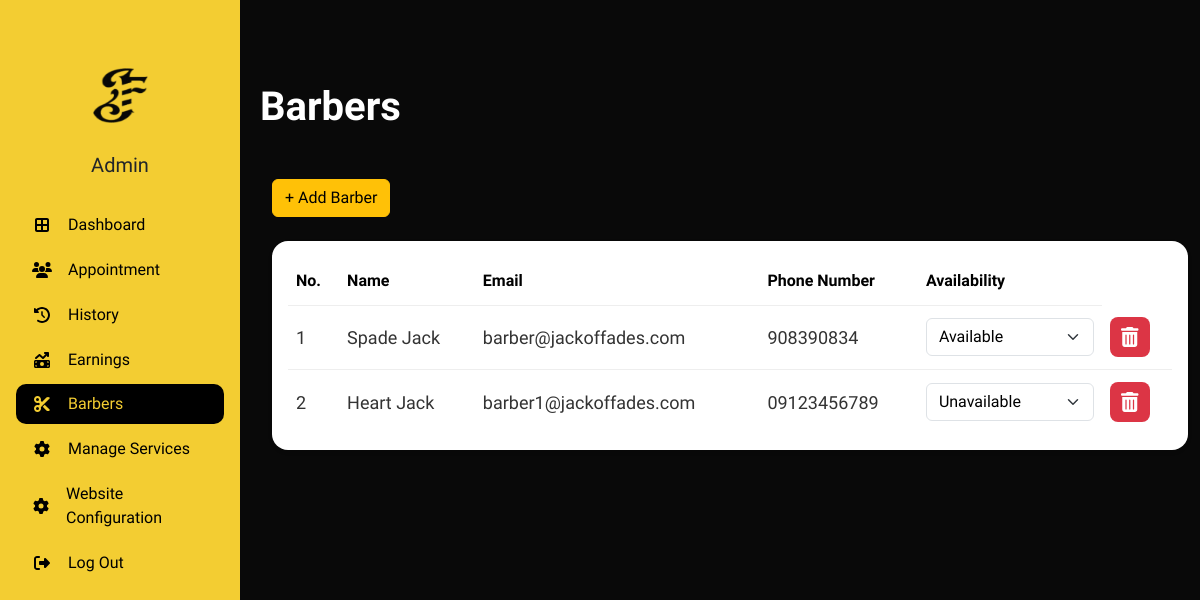
Page /admin/barbers.php (signed in) on the earlier database version.
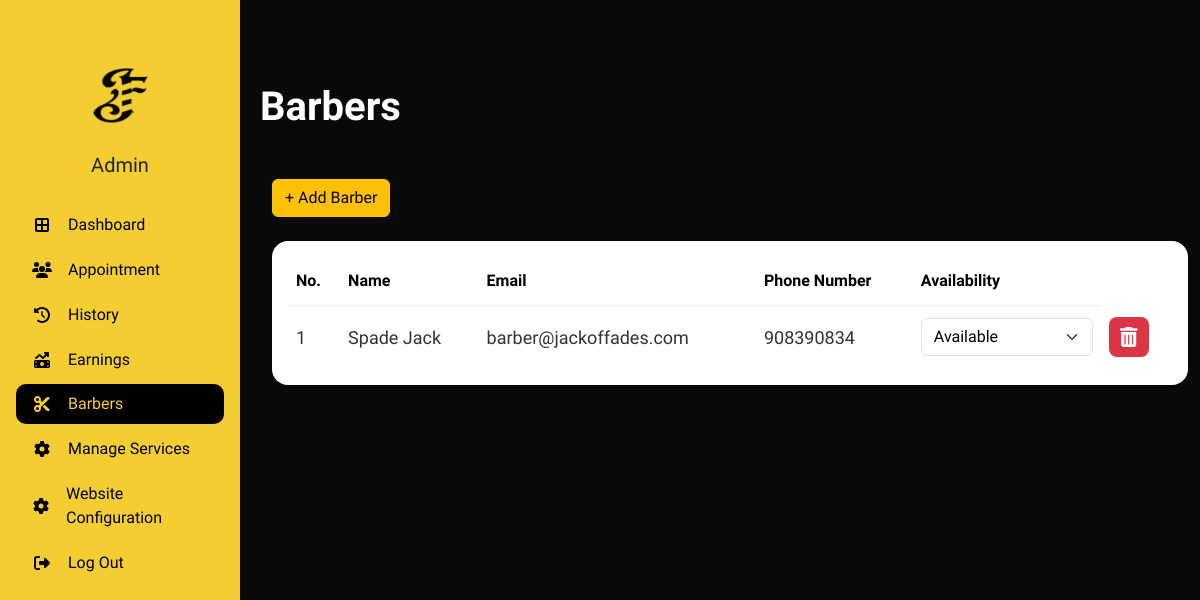
Same page on the later database version.
### tables this page shows
CREATE TABLE `barbers_tbl` (
  `barberID` int(11) NOT NULL,
  `barbappsID` int(11) DEFAULT NULL,
  `firstName` varchar(255) DEFAULT NULL,
  `middleName` varchar(255) DEFAULT NULL,
  `lastName` varchar(255) DEFAULT NULL,
  `email` varchar(255) DEFAULT NULL,
  `contactNum` varchar(255) DEFAULT NULL,
  `password` varchar(255) DEFAULT NULL,
  `availability` varchar(255) NOT NULL
);

### admin/barbers.php (the view, shortened to what the changed rows need)
<?php
include 'db_connect.php';
$sql = "SELECT * FROM barbers_tbl";
$result = $conn->query($sql);
?>
<!DOCTYPE html>
<html lang="en">
<head>
    <link href="https://cdn.jsdelivr.net/npm/bootstrap@5.3.2/dist/css/bootstrap.min.css" rel="stylesheet">
    <link rel="stylesheet" type="text/css" href="css/table.css">
    <link rel="stylesheet" href="https://cdnjs.cloudflare.com/ajax/libs/font-awesome/6.5.1/css/all.min.css">
    <link rel="stylesheet" href="css/admin.css">
    <link rel="stylesheet" href="css/sidebar.css">
</head>
<body>
    <div class="body d-flex py-3 mt-5">
        <div class="container-xxl">
            <div class="position-relative">
                <h1 class="dashboard mb-5 ms-5">Barbers</h1>
            </div>
            <div class="row ms-5">
                <div class="col-12">
                    <div class="card border-0 rounded-4">
                        <div class="card-body">
                            <div class="table-responsive">
                                <table class="table table-hover align-middle mb-0" style="width: 100%;">
                                    <thead>
                                        <tr>
                                            <th>No.</th>
                                            <th>Name</th>
                                            <th>Email</th>
                                            <th>Phone Number</th>
                                            <th>Availability</th>
                                        </tr>
                                    </thead>
                                    <tbody>
                                        <?php
                                        if ($result->num_rows > 0) {
                                            $index = 1;
                                            while ($row = $result->fetch_assoc()) {
                                                echo "<tr>";
                                                echo "<td>" . $index++ . "</td>";
                                                echo "<td>" . htmlspecialchars($row['firstName'] . ' ' . $row['lastName']) . "</td>";
                                                echo "<td>" . htmlspecialchars($row['email']) . "</td>";
                                                echo "<td>" . htmlspecialchars($row['contactNum']) . "</td>";
                                                echo "<td>";
                                                echo "<form method='POST' action='update_availability.php' class='availability-form'>";
                                                echo "<select name='availability' class='form-select availability-select' data-original='" . $row['availability'] . "'>";
                                                echo "<option value='Available'" . ($row['availability'] === 'Available' ? " selected" : "") . ">Available</option>";
                                                echo "<option value='Unavailable'" . ($row['availability'] === 'Unavailable' ? " selected" : "") . ">Unavailable</option>";
                                                echo "</select>";
                                                echo "</form>";
                                                echo "</td>";
                                                echo "<td>";
                                                echo "<button type='button' class='btn btn-delete delete-barber-btn'
                                                        data-id='" . $row['barberID'] . "'
                                                        >";
                                                echo "<i class='fa-solid fa-trash-alt fa-lg'></i>";
                                                echo "</button>";
                                                echo "</td>";
                                                echo "</tr>";
                                            }
                                        } else {
                                            echo "<tr><td colspan='5'>No barbers found</td></tr>";
                                        }
                                        ?>
                                    </tbody>
                                </table>
                            </div>
                        </div>
                    </div>
                </div>
            </div>
        </div>
    </div>
</body>
</html>

Differences in the rows shown:
removed barbers_tbl: firstName+lastName "Heart Jack", email "barber1@jackoffades.com", contactNum "09123456789", availability "Unavailable"
